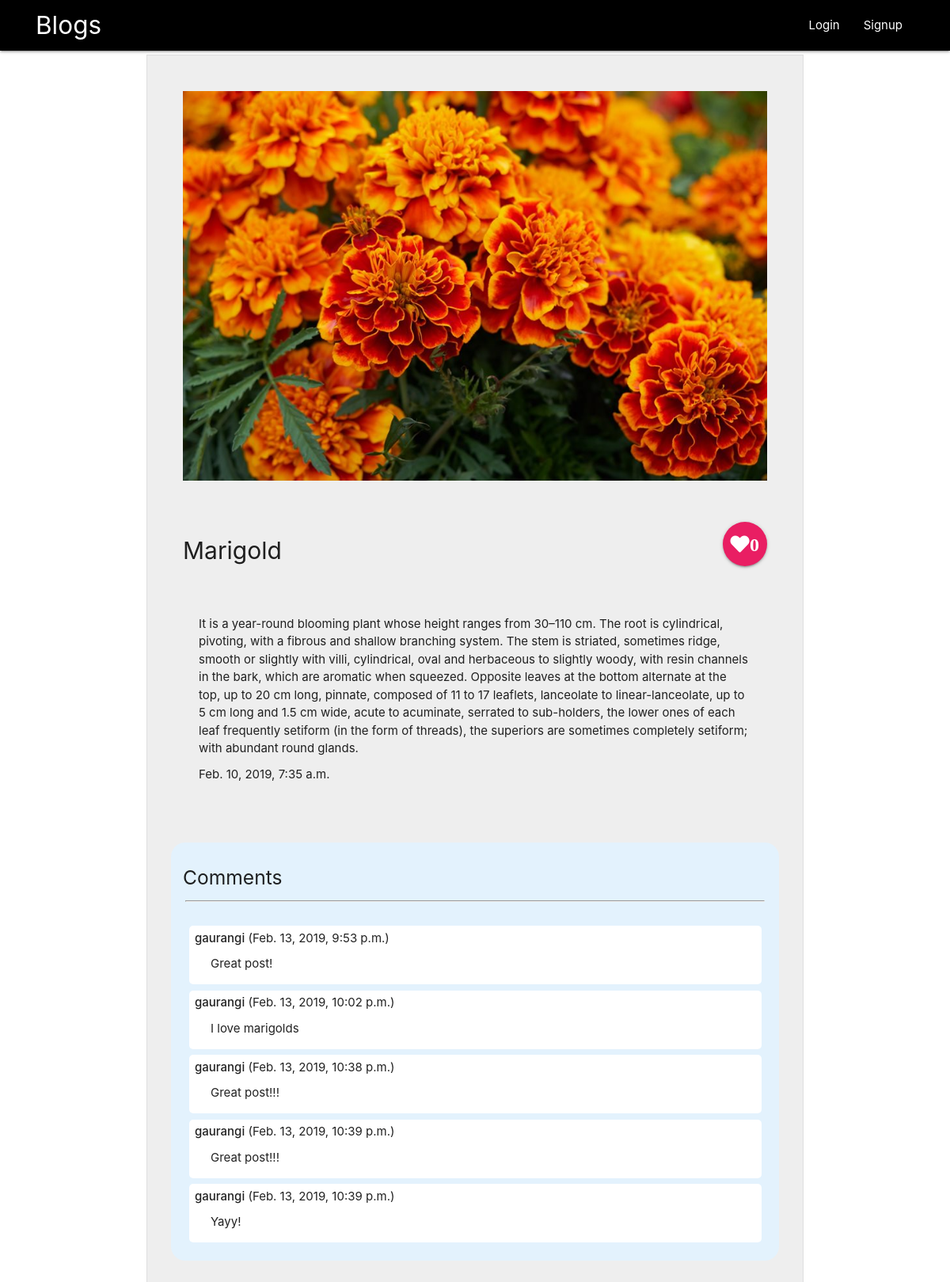
/blogs/marigold/, run on the app's committed database.
### bloglist/models.py (models this page shows, shortened)
class Blog(models.Model):
    title=models.CharField(max_length=100)
    slug=models.SlugField()
    description=models.TextField()
    likes=models.ManyToManyField(User, related_name='likes', blank=True)
    date=models.DateTimeField(auto_now_add=True)
    thumb=models.ImageField(default='default.png', blank=True)
    author=models.ForeignKey(User, default=None, on_delete=models.CASCADE)
    def total_likes(self):
        return self.likes.count()

class Comment(models.Model):
    blog=models.ForeignKey(Blog, default=None, on_delete=models.CASCADE)
    comment=models.CharField(max_length=255)
    author = models.ForeignKey(User, default=None, on_delete=models.CASCADE)
    date = models.DateTimeField(auto_now_add=True)

### bloglist/views.py (the view)
# urls.py: path('<slug:slug>/', views.blog_details, name='detail')
def blog_details(request, slug):
    blog = Blog.objects.get(slug = slug)
    comments = Comment.objects.filter(blog=blog.id).order_by('date')[:5]
    if request.method == "POST":
        print(request.POST)
        if "likes" in request.POST:
            blog.likes.add(request.user)
            print(blog.likes)
            form = forms.CreateComment()
            return render(request, 'bloglist/blog_detail.html', {'blog': blog, 'comments': comments, 'form': form})
        else:
            form = forms.CreateComment(request.POST)
            if form.is_valid():
                new_comment=form.save(commit=False)
                new_comment.blog=blog
                new_comment.author=request.user if request.user else 'guest'
                new_comment.save()
                form = forms.CreateComment()
                return render(request, 'bloglist/blog_detail.html', {'blog': blog, 'comments': comments, 'form':form})
    else:
        form = forms.CreateComment()
    return render(request, 'bloglist/blog_detail.html', {'blog': blog, 'comments':comments, 'form':form })

### bloglist/templates/bloglist/blog_detail.html (shortened to what this page needs)
{% extends 'base_layout.html' %}
{% block content %}
<div class="container">
    {% if blog %}
    <div class="blog-detail grey lighten-3">
    <div class="blog">
      <img src="{{ blog.thumb.url }}" alt="Thumbnail" />
        <div class="row likes">
            <h2 class="left">{{ blog.title }}</h2>
            {% if user.is_authenticated %}
            <form class="right" action="{% url 'bloglist:detail' blog.slug %}" method="post">
            {% csrf_token %}
            <button class="btn-floating btn-large pink right" type="submit" name="likes" value="{{blog.id}}"><i class="fas fa-heart">{{blog.total_likes}}</i></button>
            </form>
            {% else %}
            <button class="btn-floating pink btn-large right" type="" name="likes" value="{{blog.id}}"><i class="fas fa-heart">{{blog.total_likes}}</i></button>
            {% endif %}
        </div>
        <div class="row">
      <p>{{ blog.description }}</p>
      <p>{{ blog.date }}</p>
    </div>
  </div>
    <div class="blog blue lighten-5">
        <h5>Comments</h5>
        <hr>
        {% if comments %}
        {% for comment in comments %}
        <div class="comments">
            <strong>{{ comment.author }}</strong>
            <span class="date"> ({{ comment.date }})</span>
            <p>{{ comment.comment|linebreaks }}</p>
        </div>
      {% endfor %}
      {% else %}
        <p>No comments here yet :(</p>
      {% endif %}
     </div>
     {% else %}
       <p>There are no Blogs!</p>
    {% endif %}
    </div>
    </div>
{% endblock %}

### templates/base_layout.html (shortened to what this page needs)
{% load static from staticfiles %}
<!DOCTYPE html>
<html lang="en">
<head>
    <link rel="stylesheet" href="{% static 'style.css' %}">
    <link rel="stylesheet" href="https://cdnjs.cloudflare.com/ajax/libs/materialize/1.0.0/css/materialize.min.css">
    <link rel="stylesheet" href="https://use.fontawesome.com/releases/v5.7.1/css/all.css">
</head>
<body>
    <div class="navbar-fixed">
        <nav class="black">
            <div class="navbar-wrapper black ">
                <a href="{% url 'homepage' %}" class="brand-logo">Blogs</a>
                <ul class="right hide-on-med-and-down">
                    {% if user.is_authenticated %}
                    <li>Welcome {{user}}!</li>
                    <li><a href="{% url 'bloglist:create' %}" >New Blog </a>
                    </li>
                    <li>
                    <form action="{% url 'useraccounts:logout' %}" method="post">
                        {% csrf_token %}
                        <button class="btn-flat btn-small white waves-effect waves-light tooltipped" data-tooltip="Logout" type="submit">
                            <i class="fas fa-power-off"></i></button>
                    </form>
                    </li>
                    {% else %}
                    <li><a href="{% url 'useraccounts:login' %}">Login</a></li>
                    <li><a href="{% url 'useraccounts:signup' %}">Signup</a></li>
                    {% endif %}
                </ul>
            </div>
        </nav>
    </div>
     {% block content %}
     {% endblock %}
</body>
</html>

### assets/style.css (style rules this page uses)
a, a:hover, a:visited { text-decoration: none; }
.blog { padding: 10px,10px; position: relative; padding-bottom: 40px; border-radius: 18px; }
.blog h2 { font-size: 1.2em; }
.blog-detail .blog { padding: 1rem; margin:2rem 2rem; }
.blog-detail .blog img { max-width: 100%; max-height:500px; }
.blog-detail .blog h2 { text-align: center; margin: 20px auto; font-size: 2em }
.blog-detail { border: 1px solid #0011; margin:5px; }
.blog-detail .blog p { margin: 10px 20px }
.row { margin-top:3rem; }
.navbar-wrapper { padding: 0rem 3rem; }
.comments { padding:.3rem .3rem .3rem .5rem; margin:.5rem; border-radius:5px; background-color:white; }
hr { margin:1rem .2rem 2rem; }

### data on the page
Blog: thumb (picture), title "Marigold", total_likes "0", description "It is a year-round blooming plant whose height ranges from 30–110 cm. The root is cylindrical, pivoting, with a fibrous and shallow branching system. The stem is striated, sometimes ridge, smooth or slightly with villi, cylindrical, oval and herbaceous to slightly woody, with resin channels in the bark, which are aromatic when squeezed. Opposite leaves at the bottom alternate at the top, up to 20 cm long, pinnate, composed of 11 to 17 leaflets, lanceolate to linear-lanceolate, up to 5 cm long and 1.5 cm wide, acute to acuminate, serrated to sub-holders, the lower ones of each leaf frequently setiform (in the form of threads), the superiors are sometimes completely setiform; with abundant…", date "Feb. 10, 2019, 7:35 a.m."
Comment: author "gaurangi", date "Feb. 13, 2019, 9:53 p.m.", comment "Great post!"
Comment: author "gaurangi", date "Feb. 13, 2019, 10:02 p.m.", comment "I love marigolds"
Comment: author "gaurangi", date "Feb. 13, 2019, 10:38 p.m.", comment "Great post!!!"
Comment: author "gaurangi", date "Feb. 13, 2019, 10:39 p.m.", comment "Great post!!!"
Comment: author "gaurangi", date "Feb. 13, 2019, 10:39 p.m.", comment "Yayy!"
